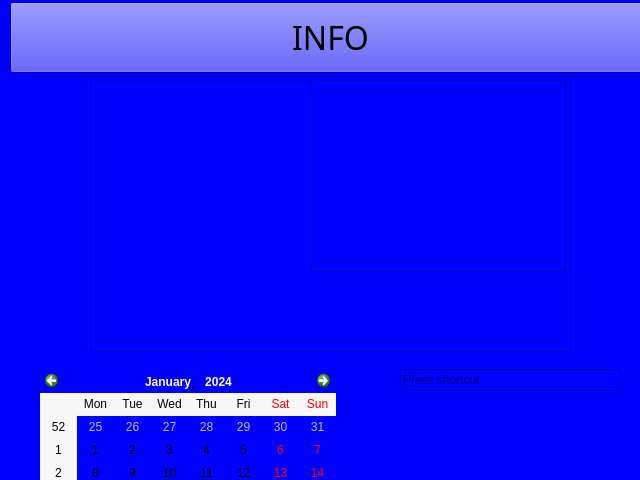
<?xml version="1.0" encoding="UTF-8"?>
<ui version="4.0">
 <class>Form</class>
 <widget class="QWidget" name="Form">
  <property name="geometry">
   <rect>
    <x>0</x>
    <y>0</y>
    <width>640</width>
    <height>480</height>
   </rect>
  </property>
  <property name="windowTitle">
   <string>Form</string>
  </property>
  <property name="styleSheet">
   <string notr="true">background-color:blue;
</string>
  </property>
  <widget class="QPushButton" name="pushButton">
   <property name="geometry">
    <rect>
     <x>10</x>
     <y>2</y>
     <width>641</width>
     <height>71</height>
    </rect>
   </property>
   <property name="font">
    <font>
     <family>Algerian</family>
     <pointsize>24</pointsize>
    </font>
   </property>
   <property name="text">
    <string>INFO</string>
   </property>
  </widget>
  <widget class="QListView" name="listView">
   <property name="geometry">
    <rect>
     <x>90</x>
     <y>81</y>
     <width>481</width>
     <height>271</height>
    </rect>
   </property>
  </widget>
  <widget class="QCalendarWidget" name="calendarWidget">
   <property name="geometry">
    <rect>
     <x>40</x>
     <y>370</y>
     <width>296</width>
     <height>183</height>
    </rect>
   </property>
  </widget>
  <widget class="QKeySequenceEdit" name="keySequenceEdit">
   <property name="geometry">
    <rect>
     <x>400</x>
     <y>360</y>
     <width>221</width>
     <height>41</height>
    </rect>
   </property>
  </widget>
  <widget class="QGraphicsView" name="graphicsView">
   <property name="geometry">
    <rect>
     <x>310</x>
     <y>80</y>
     <width>256</width>
     <height>192</height>
    </rect>
   </property>
  </widget>
 </widget>
 <resources/>
 <connections/>
</ui>
